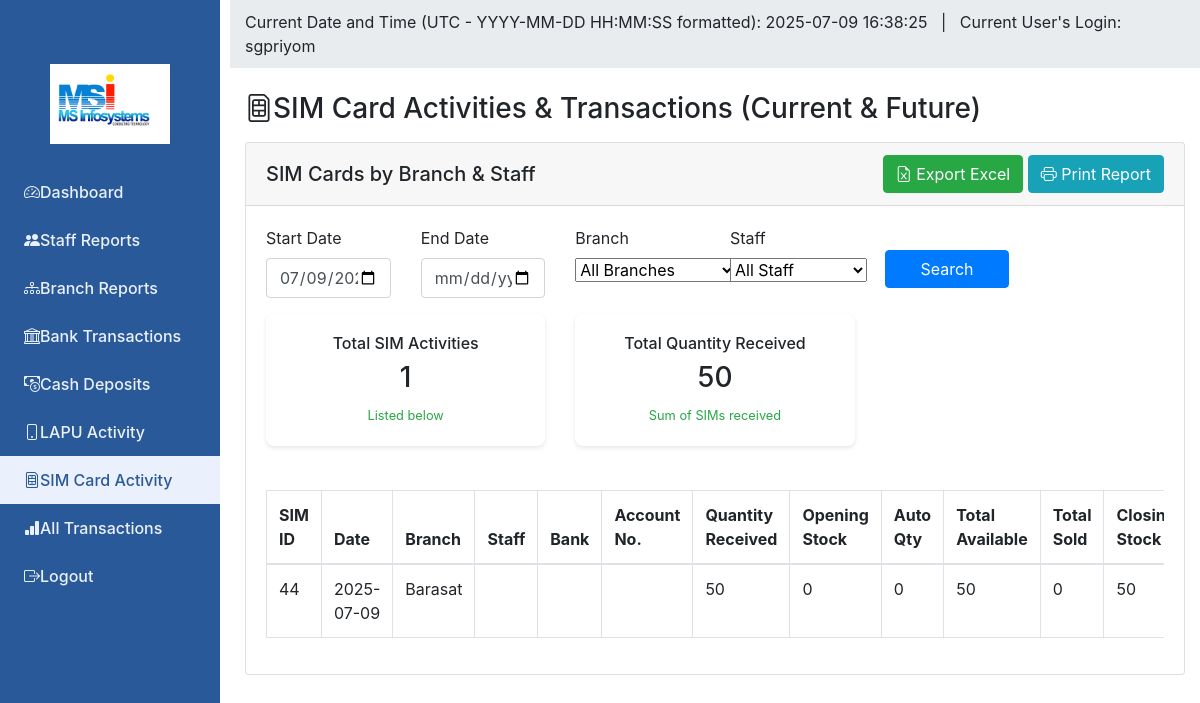
Page /admin/reports/sim.php on the committed database.
### tables this page shows
CREATE TABLE `sim_cards` (
  `id` int(11) NOT NULL,
  `branch_id` int(11) DEFAULT NULL,
  `staff_id` int(11) DEFAULT NULL,
  `bank_account_id` int(11) DEFAULT NULL,
  `transaction_date` date DEFAULT NULL,
  `quantity_received` int(11) DEFAULT 0,
  `opening_stock` int(11) DEFAULT 0,
  `auto_quantity` int(11) DEFAULT 0,
  `total_available` int(11) DEFAULT 0,
  `total_sold` int(11) DEFAULT 0,
  `closing_stock` int(11) DEFAULT 0,
  `notes` text DEFAULT NULL,
  `created_by` varchar(100) DEFAULT NULL,
  `created_at` timestamp NOT NULL DEFAULT current_timestamp(),
  `opening_balance` decimal(10,2) DEFAULT 0.00,
  `received` decimal(10,2) DEFAULT 0.00,
  `auto_amount` decimal(10,2) DEFAULT 0.00,
  `closing_amount` decimal(10,2) DEFAULT 0.00
);

CREATE TABLE `branches` (
  `id` int(11) NOT NULL,
  `branch_code` varchar(10) NOT NULL,
  `branch_name` varchar(100) NOT NULL,
  `branch_type` enum('main','sub','satellite') DEFAULT 'sub',
  `opening_date` date NOT NULL,
  `address1` varchar(255) NOT NULL,
  `address2` varchar(255) DEFAULT NULL,
  `city` varchar(100) NOT NULL,
  `postal_code` varchar(10) NOT NULL,
  `contact_number` varchar(15) NOT NULL,
  `email` varchar(100) NOT NULL,
  `manager_name` varchar(100) DEFAULT NULL,
  `working_hours` varchar(100) DEFAULT NULL,
  `notes` text DEFAULT NULL,
  `status` enum('active','inactive') DEFAULT 'active',
  `created_by` int(11) DEFAULT NULL,
  `created_at` timestamp NOT NULL DEFAULT current_timestamp(),
  `updated_by` int(11) DEFAULT NULL,
  `updated_at` timestamp NOT NULL DEFAULT current_timestamp() ON UPDATE current_timestamp()
);

### admin/reports/sim.php (the view, shortened to what this page needs)
<?php
$currentDateTime = date('Y-m-d H:i:s');
$currentUser = $_SESSION['admin_user']['username'] ?? 'sgpriyom';
$start_date = $_GET['start_date'] ?? date('Y-m-d');
$end_date = $_GET['end_date'] ?? '';
$where = [];
$params = [];
$where[] = "DATE(sc.transaction_date) >= :today";
$params[':today'] = date('Y-m-d');
if ($start_date) {
    $where[] = "DATE(sc.transaction_date) >= :start_date";
    $params[':start_date'] = $start_date;
}
$whereSQL = $where ? "WHERE " . implode(" AND ", $where) : "";
try {
    $db = (new Database())->getConnection();
    $sql = "
        SELECT
            sc.id AS sim_id,
            sc.transaction_date,
            b.branch_name,
            s.full_name AS staff_name,
            sc.quantity_received,
            sc.opening_stock,
            sc.auto_quantity,
            sc.total_available,
            sc.total_sold,
            sc.closing_stock,
            sc.notes,
            sc.created_at,
            ba.bank_name,
            ba.account_number
        FROM sim_cards sc
        LEFT JOIN staff s ON sc.staff_id = s.id
        LEFT JOIN branches b ON sc.branch_id = b.id
        LEFT JOIN bank_accounts ba ON sc.bank_account_id = ba.id
        $whereSQL
        ORDER BY sc.transaction_date ASC, sc.id ASC
    ";
    $stmt = $db->prepare($sql);
    $stmt->execute($params);
    $sim = $stmt->fetchAll(PDO::FETCH_ASSOC);
    $total = count($sim);
    $total_qty = 0;
    foreach ($sim as $row) $total_qty += (int)$row['quantity_received'];
} catch (Exception $e) {
    $_SESSION['error'] = "Error: " . $e->getMessage();
    $sim = [];
    $branches = [];
    $staff = [];
    $total = 0;
    $total_qty = 0;
}
?>
<!DOCTYPE html>
<html lang="en">
<head>
    <link href="../../assets/css/bootstrap.min.css" rel="stylesheet">
    <link href="https://cdn.jsdelivr.net/npm/bootstrap-icons@1.10.5/font/bootstrap-icons.css" rel="stylesheet">
</head>
<body>
    <nav class="sidebar-nav d-none d-lg-block">
        <div class="text-center mb-4">
            <img src="../../assets/img/logo.png" alt="Logo" style="max-width:120px;">
        </div>
        <ul class="nav flex-column">
            <li class="nav-item"><a class="nav-link" href="../dashboard.php"><i class="bi bi-speedometer2 me-2"></i>Dashboard</a></li>
            <li class="nav-item"><a class="nav-link" href="staff.php"><i class="bi bi-people-fill me-2"></i>Staff Reports</a></li>
            <li class="nav-item"><a class="nav-link" href="branch.php"><i class="bi bi-diagram-3 me-2"></i>Branch Reports</a></li>
            <li class="nav-item"><a class="nav-link" href="bank.php"><i class="bi bi-bank me-2"></i>Bank Transactions</a></li>
            <li class="nav-item"><a class="nav-link" href="cash.php"><i class="bi bi-cash-coin me-2"></i>Cash Deposits</a></li>
            <li class="nav-item"><a class="nav-link" href="lapu.php"><i class="bi bi-phone me-2"></i>LAPU Activity</a></li>
            <li class="nav-item"><a class="nav-link active" href="sim.php"><i class="bi bi-sim me-2"></i>SIM Card Activity</a></li>
            <li class="nav-item"><a class="nav-link" href="transaction.php"><i class="bi bi-bar-chart-fill me-2"></i>All Transactions</a></li>
            <li class="nav-item"><a class="nav-link" href="../../logout.php"><i class="bi bi-box-arrow-right me-2"></i>Logout</a></li>
        </ul>
    </nav>
    <div class="main-content">
        <div class="header-info">
            <div class="container-fluid">
                Current Date and Time (UTC - YYYY-MM-DD HH:MM:SS formatted): <span id="current-datetime"><?php echo $currentDateTime; ?></span>
                &nbsp; | &nbsp;
                Current User's Login: <span id="current-user"><?php echo htmlspecialchars($currentUser); ?></span>
            </div>
        </div>
        <div class="container-fluid mt-4">
            <h3 class="mb-3"><i class="bi bi-sim me-2"></i>SIM Card Activities & Transactions (Current & Future)</h3>
            <div class="card">
                <div class="card-header d-flex justify-content-between align-items-center">
                    <h5 class="mb-0">SIM Cards by Branch & Staff</h5>
                    <div>
                        <button class="btn btn-success me-2" onclick="exportTableToExcel('simTable', 'sim_report.xlsx')">
                            <i class="bi bi-file-earmark-excel"></i> Export Excel
                        </button>
                        <button class="btn btn-info" onclick="printElement('reportContent')">
                            <i class="bi bi-printer"></i> Print Report
                        </button>
                    </div>
                </div>
                <div class="card-body" id="reportContent">
                    <form method="get" class="row mb-3">
                        <div class="col-md-2">
                            <label class="form-label">Start Date</label>
                            <input type="date" class="form-control" name="start_date" value="<?php echo htmlspecialchars($start_date); ?>">
                        </div>
                        <div class="col-md-2">
                            <label class="form-label">End Date</label>
                            <input type="date" class="form-control" name="end_date" value="<?php echo htmlspecialchars($end_date); ?>">
                        </div>
                        <div class="col-md-2">
                            <label class="form-label">Branch</label>
                            <select class="form-select" name="branch_id" onchange="this.form.submit()">
                                <option value="All">All Branches</option>
                            </select>
                        </div>
                        <div class="col-md-2">
                            <label class="form-label">Staff</label>
                            <select class="form-select" name="staff_id" onchange="this.form.submit()">
                                <option value="All">All Staff</option>
                            </select>
                        </div>
                        <div class="col-md-2 mt-4">
                            <button type="submit" class="btn btn-primary w-100">Search</button>
                        </div>
                    </form>
                    <div class="row mb-4">
                        <div class="col-md-4">
                            <div class="stats-card text-center">
                                <h6>Total SIM Activities</h6>
                                <h3><?php echo $total; ?></h3>
                                <small class="text-success">Listed below</small>
                            </div>
                        </div>
                        <div class="col-md-4">
                            <div class="stats-card text-center">
                                <h6>Total Quantity Received</h6>
                                <h3><?php echo $total_qty; ?></h3>
                                <small class="text-success">Sum of SIMs received</small>
                            </div>
                        </div>
                    </div>
                    <div class="table-responsive">
                        <table class="table table-bordered table-hover" id="simTable">
                            <thead>
                                <tr>
                                    <th>SIM ID</th>
                                    <th>Date</th>
                                    <th>Branch</th>
                                    <th>Staff</th>
                                    <th>Bank</th>
                                    <th>Account No.</th>
                                    <th>Quantity Received</th>
                                    <th>Opening Stock</th>
                                    <th>Auto Qty</th>
                                    <th>Total Available</th>
                                    <th>Total Sold</th>
                                    <th>Closing Stock</th>
                                </tr>
                            </thead>
                            <tbody>
                                <?php foreach ($sim as $row): ?>
                                <tr>
                                    <td><?php echo htmlspecialchars($row['sim_id']); ?></td>
                                    <td><?php echo htmlspecialchars($row['transaction_date']); ?></td>
                                    <td><?php echo htmlspecialchars($row['branch_name']); ?></td>
                                    <td><?php echo htmlspecialchars($row['staff_name']); ?></td>
                                    <td><?php echo htmlspecialchars($row['bank_name']); ?></td>
                                    <td><?php echo htmlspecialchars($row['account_number']); ?></td>
                                    <td><?php echo (int)$row['quantity_received']; ?></td>
                                    <td><?php echo (int)$row['opening_stock']; ?></td>
                                    <td><?php echo (int)$row['auto_quantity']; ?></td>
                                    <td><?php echo (int)$row['total_available']; ?></td>
                                    <td><?php echo (int)$row['total_sold']; ?></td>
                                    <td><?php echo (int)$row['closing_stock']; ?></td>
                                </tr>
                                <?php endforeach; ?>
                            </tbody>
                        </table>
                    </div>
                </div>
            </div>
        </div>
    </div>
</body>
</html>

### admin/reports/sim.php (style rules this page uses)
.stats-card { background: #fff; border-radius: 8px; padding: 20px; margin-bottom: 20px; box-shadow: 0 2px 4px rgba(0,0,0,0.1); }
.header-info { background: #e9ecef; padding: 10px 0; margin-bottom: 16px; }
.sidebar-nav { width: 220px; min-height: 100vh; background: #295998; color: #fff; position: fixed; left: 0; top: 0; bottom: 0; z-index: 100; padding-top: 64px; }
.sidebar-nav .nav-link { color: #eaf1fc; font-weight: 500; padding: 12px 24px; display: flex; align-items: center; }
.sidebar-nav .nav-link.active, .sidebar-nav .nav-link:hover { background: #eaf1fc; color: #295998; }
.main-content { margin-left: 230px; }

### rows in the picture
sim_cards: id "44", transaction_date "2025-07-09", branch.branch_name "Barasat", quantity_received "50", opening_stock "0", auto_quantity "0", total_available "50", total_sold "0", closing_stock "50"

### other values in the picture
$currentUser "sgpriyom"
$total "1"
$total_qty "50"
